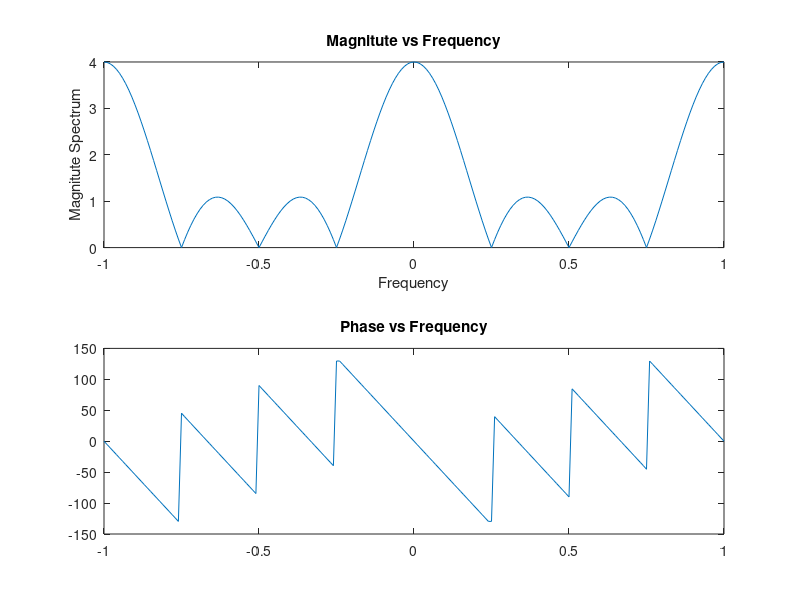

MATLAB code to generate this figure:
clc;
close all;
f=(-1:0.01:1);
x=[1 1 1 1];
n=length(x);
w=0;
i=complex(0,1);
for j=0:n-1
    w=w+x(j+1).*exp(-2.*i.*f.*j.*pi);
end
t=0:n-1;
subplot(2,1,1);
plot(f,abs(w));
xlabel('Frequency');
ylabel('Magnitute Spectrum');
title('Magnitute vs Frequency');
subplot(2,1,2);
plot(f,rad2deg(angle(w)));
title('Phase vs Frequency');
